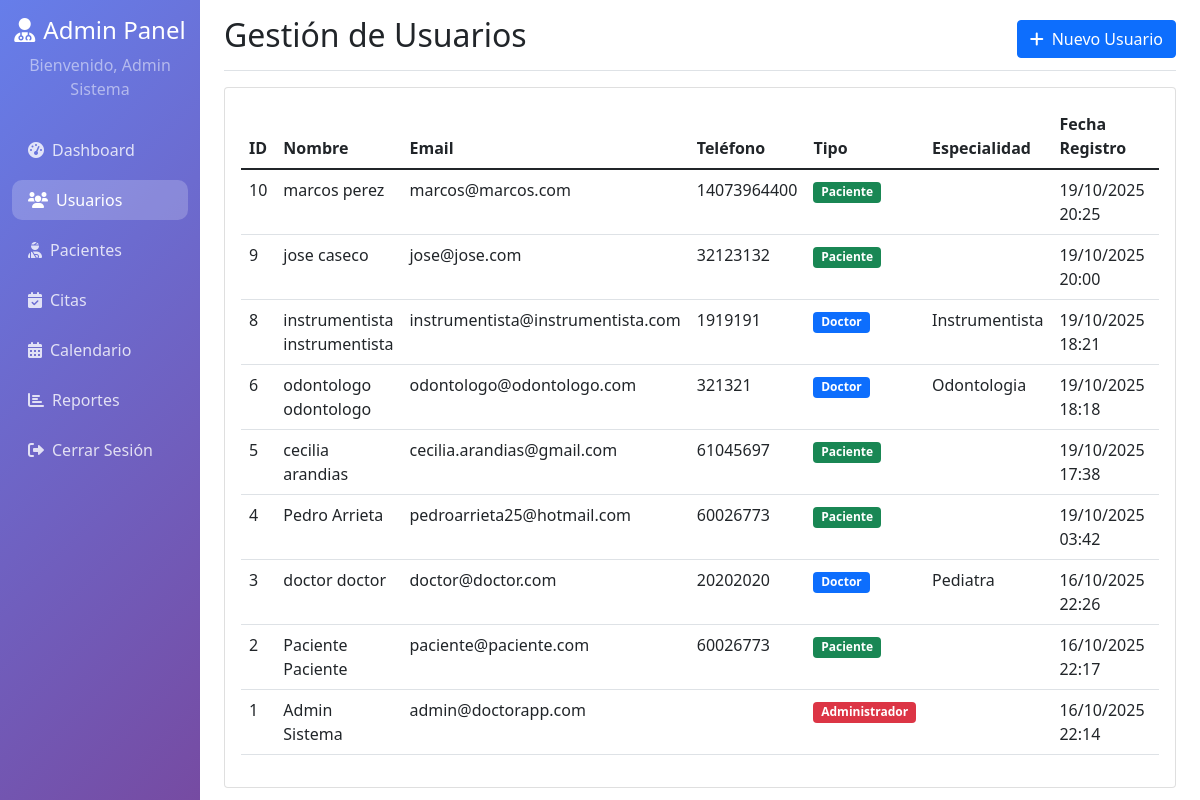
The app's page /admin/usuarios.php (signed in) with its own data.
### tables this page shows
CREATE TABLE `usuarios` (
  `id` int(11) NOT NULL,
  `nombre` varchar(100) NOT NULL,
  `apellido` varchar(100) NOT NULL,
  `email` varchar(150) DEFAULT NULL,
  `identificacion` varchar(20) DEFAULT NULL,
  `telefono` varchar(20) DEFAULT NULL,
  `password` varchar(255) NOT NULL,
  `tipo_usuario` enum('administrador','doctor','paciente') NOT NULL,
  `especialidad` varchar(100) DEFAULT NULL,
  `fecha_registro` timestamp NOT NULL DEFAULT current_timestamp(),
  `activo` tinyint(1) DEFAULT 1
);

### classes/User.php (called while the page is built, shortened)
<?php
class User {
    private $conn;
    private $table_name = "usuarios";
    public function __construct($db) {
        $this->conn = $db;
    }
    public function obtenerTodos() {
        $query = "SELECT id, nombre, apellido, email, identificacion, telefono, tipo_usuario, especialidad, fecha_registro
                  FROM " . $this->table_name . "
                  WHERE activo = 1
                  ORDER BY fecha_registro DESC";
        $stmt = $this->conn->prepare($query);
        $stmt->execute();
        return $stmt;
    }
}
?>

### admin/usuarios.php (the view, shortened to what this page needs)
<?php
require_once __DIR__ . '/../classes/User.php';
$database = new Database();
$db = $database->getConnection();
$user = new User($db);
$stmt = $user->obtenerTodos();
?>
<!DOCTYPE html>
<html lang="es">
<head>
    <link href="https://cdn.jsdelivr.net/npm/bootstrap@5.1.3/dist/css/bootstrap.min.css" rel="stylesheet">
    <link href="https://cdnjs.cloudflare.com/ajax/libs/font-awesome/6.0.0/css/all.min.css" rel="stylesheet">
</head>
<body>
    <div class="container-fluid">
        <div class="row">
            <nav class="col-md-3 col-lg-2 d-md-block sidebar collapse">
                <div class="position-sticky pt-3">
                    <div class="text-center mb-4">
                        <h4 class="text-white"><i class="fas fa-user-md me-2"></i>Admin Panel</h4>
                        <p class="text-white-50">Bienvenido, <?php echo $_SESSION['user_name']; ?></p>
                    </div>
                    <ul class="nav flex-column">
                        <li class="nav-item">
                            <a class="nav-link" href="dashboard.php">
                                <i class="fas fa-tachometer-alt me-2"></i>Dashboard
                            </a>
                        </li>
                        <li class="nav-item">
                            <a class="nav-link active" href="usuarios.php">
                                <i class="fas fa-users me-2"></i>Usuarios
                            </a>
                        </li>
                        <li class="nav-item">
                            <a class="nav-link" href="pacientes.php">
                                <i class="fas fa-user-injured me-2"></i>Pacientes
                            </a>
                        </li>
                        <li class="nav-item">
                            <a class="nav-link" href="citas.php">
                                <i class="fas fa-calendar-check me-2"></i>Citas
                            </a>
                        </li>
                        <li class="nav-item">
                            <a class="nav-link" href="calendario.php">
                                <i class="fas fa-calendar-alt me-2"></i>Calendario
                            </a>
                        </li>
                        <li class="nav-item">
                            <a class="nav-link" href="reportes.php">
                                <i class="fas fa-chart-bar me-2"></i>Reportes
                            </a>
                        </li>
                        <li class="nav-item">
                            <a class="nav-link" href="../logout.php">
                                <i class="fas fa-sign-out-alt me-2"></i>Cerrar Sesión
                            </a>
                        </li>
                    </ul>
                </div>
            </nav>
            <main class="col-md-9 ms-sm-auto col-lg-10 px-md-4">
                <div class="d-flex justify-content-between flex-wrap flex-md-nowrap align-items-center pt-3 pb-2 mb-3 border-bottom">
                    <h1 class="h2">Gestión de Usuarios</h1>
                    <button class="btn btn-primary" data-bs-toggle="modal" data-bs-target="#createUserModal">
                        <i class="fas fa-plus me-2"></i>Nuevo Usuario
                    </button>
                </div>
                <div class="card">
                    <div class="card-body">
                        <div class="table-responsive">
                            <table class="table table-hover">
                                <thead>
                                    <tr>
                                        <th>ID</th>
                                        <th>Nombre</th>
                                        <th>Email</th>
                                        <th>Teléfono</th>
                                        <th>Tipo</th>
                                        <th>Especialidad</th>
                                        <th>Fecha Registro</th>
                                        <th>Acciones</th>
                                    </tr>
                                </thead>
                                <tbody>
                                    <?php while($row = $stmt->fetch(PDO::FETCH_ASSOC)): ?>
                                    <tr>
                                        <td><?php echo $row['id']; ?></td>
                                        <td><?php echo $row['nombre'] . ' ' . $row['apellido']; ?></td>
                                        <td><?php echo $row['email']; ?></td>
                                        <td><?php echo $row['telefono']; ?></td>
                                        <td>
                                            <span class="badge bg-<?php echo $row['tipo_usuario'] == 'administrador' ? 'danger' : ($row['tipo_usuario'] == 'doctor' ? 'primary' : 'success'); ?>">
                                                <?php echo ucfirst($row['tipo_usuario']); ?>
                                            </span>
                                        </td>
                                        <td><?php echo $row['especialidad']; ?></td>
                                        <td><?php echo date('d/m/Y H:i', strtotime($row['fecha_registro'])); ?></td>
                                        <td>
                                        </td>
                                    </tr>
                                    <?php endwhile; ?>
                                </tbody>
                            </table>
                        </div>
                    </div>
                </div>
            </main>
        </div>
    </div>
</body>
</html>

### admin/usuarios.php (style rules this page uses)
.sidebar { min-height: 100vh; background: linear-gradient(135deg, #667eea 0%, #764ba2 100%); }
.sidebar .nav-link { color: rgba(255,255,255,0.8); border-radius: 10px; margin: 5px 0; }
.sidebar .nav-link:hover, .sidebar .nav-link.active { color: white; background: rgba(255,255,255,0.2); }

### records on screen
usuarios: id "10", nombre "marcos", apellido "perez", email "marcos@marcos.com", telefono "14073964400", tipo_usuario "Paciente", fecha_registro "19/10/2025 20:25"
usuarios: id "9", nombre "jose", apellido "caseco", email "jose@jose.com", telefono "32123132", tipo_usuario "Paciente", fecha_registro "19/10/2025 20:00"
usuarios: id "8", nombre "instrumentista", apellido "instrumentista", email "instrumentista@instrumentista.com", telefono "1919191", tipo_usuario "Doctor", especialidad "Instrumentista", fecha_registro "19/10/2025 18:21"
usuarios: id "6", nombre "odontologo", apellido "odontologo", email "odontologo@odontologo.com", telefono "321321", tipo_usuario "Doctor", especialidad "Odontologia", fecha_registro "19/10/2025 18:18"
usuarios: id "5", nombre "cecilia", apellido "arandias", email "cecilia.arandias@gmail.com", telefono "61045697", tipo_usuario "Paciente", fecha_registro "19/10/2025 17:38"
usuarios: id "4", nombre "Pedro", apellido "Arrieta", email "pedroarrieta25@hotmail.com", telefono "60026773", tipo_usuario "Paciente", fecha_registro "19/10/2025 03:42"
usuarios: id "3", nombre "doctor", apellido "doctor", email "doctor@doctor.com", telefono "20202020", tipo_usuario "Doctor", especialidad "Pediatra", fecha_registro "16/10/2025 22:26"
usuarios: id "2", nombre "Paciente", apellido "Paciente", email "paciente@paciente.com", telefono "60026773", tipo_usuario "Paciente", fecha_registro "16/10/2025 22:17"
usuarios: id "1", nombre "Admin", apellido "Sistema", email "admin@doctorapp.com", tipo_usuario "Administrador", fecha_registro "16/10/2025 22:14"

### other values on screen
$_SESSION['user_name'] "Admin Sistema"
